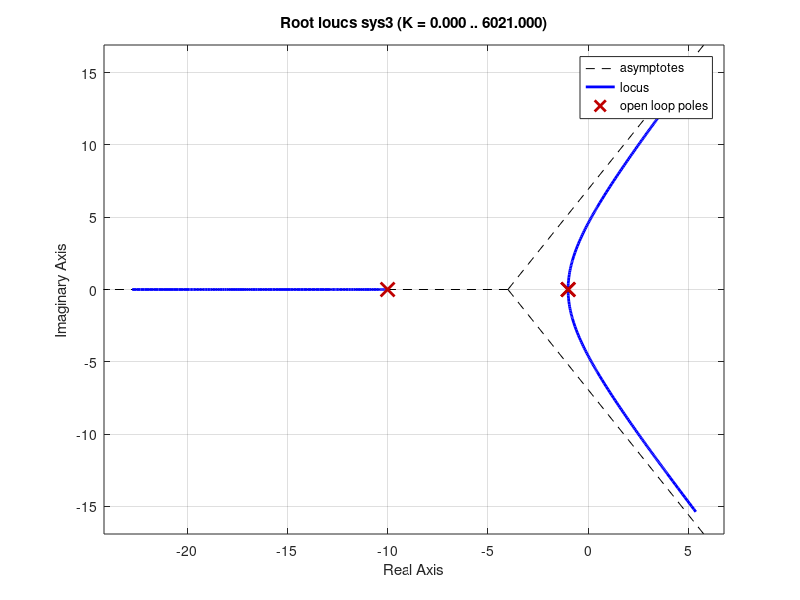
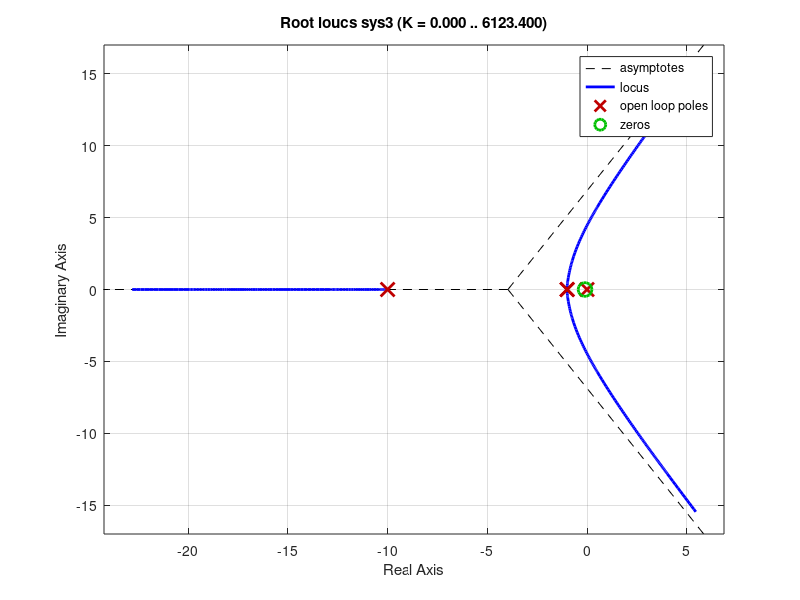
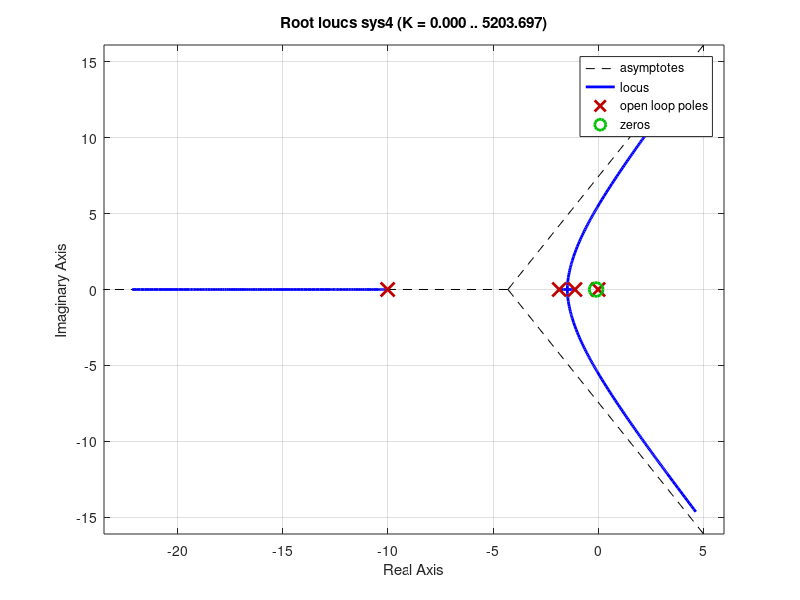

Here is the MATLAB script that generated these plots, in order:
sys = tf([1],[1 13 32 20]);
sys = feedback(163*sys,1);
figure(1)
rlocus(sys);

figure(2)
step(sys);
hold all

%%
sys2 = tf([1 0.1],[1 13 32 20 0]);
sysstep = feedback(157*sys2,1);

figure(1)
rlocus(sys2);

figure(2)
step(sysstep);

%%
sys3 = tf([1], [1 12 21 10]);
figure(1)
rlocus(sys3);
sys3 = feedback(13.6*sys3,1);
figure(3)
step(sys3);
hold all

sys3 = tf([1 0.1], [1 12 21 10 0]);
figure(2)
rlocus(sys3);
sys3 = feedback(13.6*sys3,1);
figure(3)
step(sys3);

%% 
sys4 = tf(1,[1 13 32 20]);
%rlocus(sys4);

sys4 = tf([1 0.11], [1.0000   13.0100   32.1300   20.3200    0.2000]);
sys4 = feedback(sys4,1);
rlocus(sys4);


